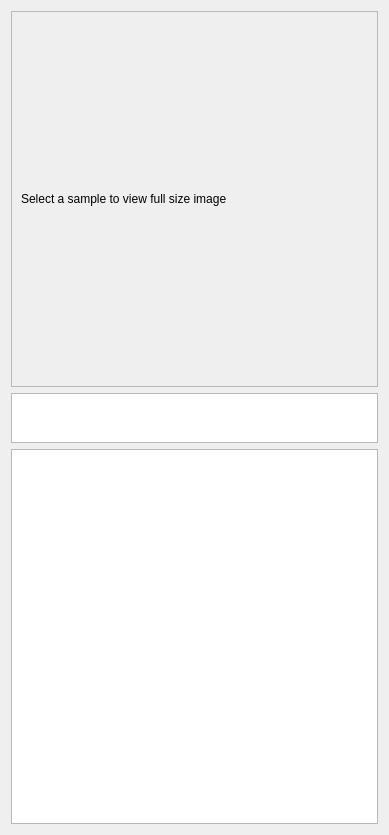
<?xml version="1.0" encoding="UTF-8"?>
<ui version="4.0">
 <class>dialogInspect</class>
 <widget class="QDialog" name="dialogInspect">
  <property name="geometry">
   <rect>
    <x>0</x>
    <y>0</y>
    <width>389</width>
    <height>835</height>
   </rect>
  </property>
  <property name="windowTitle">
   <string>Inspect</string>
  </property>
  <layout class="QVBoxLayout" name="verticalLayout">
   <item>
    <widget class="QScrollArea" name="scrollArea">
     <property name="sizePolicy">
      <sizepolicy hsizetype="Expanding" vsizetype="Expanding">
       <horstretch>0</horstretch>
       <verstretch>0</verstretch>
      </sizepolicy>
     </property>
     <property name="widgetResizable">
      <bool>true</bool>
     </property>
     <widget class="QWidget" name="scrollAreaWidgetContents">
      <property name="geometry">
       <rect>
        <x>0</x>
        <y>0</y>
        <width>369</width>
        <height>376</height>
       </rect>
      </property>
      <layout class="QVBoxLayout" name="verticalLayout_2">
       <item>
        <widget class="QLabel" name="imageDisplay">
         <property name="sizePolicy">
          <sizepolicy hsizetype="Ignored" vsizetype="Ignored">
           <horstretch>0</horstretch>
           <verstretch>0</verstretch>
          </sizepolicy>
         </property>
         <property name="minimumSize">
          <size>
           <width>0</width>
           <height>200</height>
          </size>
         </property>
         <property name="baseSize">
          <size>
           <width>0</width>
           <height>0</height>
          </size>
         </property>
         <property name="text">
          <string>Select a sample to view full size image</string>
         </property>
        </widget>
       </item>
      </layout>
     </widget>
    </widget>
   </item>
   <item>
    <widget class="QTextEdit" name="textCmd">
     <property name="sizePolicy">
      <sizepolicy hsizetype="Expanding" vsizetype="Maximum">
       <horstretch>0</horstretch>
       <verstretch>0</verstretch>
      </sizepolicy>
     </property>
     <property name="minimumSize">
      <size>
       <width>0</width>
       <height>10</height>
      </size>
     </property>
     <property name="maximumSize">
      <size>
       <width>16777215</width>
       <height>50</height>
      </size>
     </property>
     <property name="baseSize">
      <size>
       <width>0</width>
       <height>0</height>
      </size>
     </property>
    </widget>
   </item>
   <item>
    <widget class="QListWidget" name="listTags">
     <property name="sizePolicy">
      <sizepolicy hsizetype="Expanding" vsizetype="Expanding">
       <horstretch>0</horstretch>
       <verstretch>0</verstretch>
      </sizepolicy>
     </property>
     <property name="maximumSize">
      <size>
       <width>16777215</width>
       <height>16777215</height>
      </size>
     </property>
    </widget>
   </item>
  </layout>
 </widget>
 <resources/>
 <connections/>
</ui>
